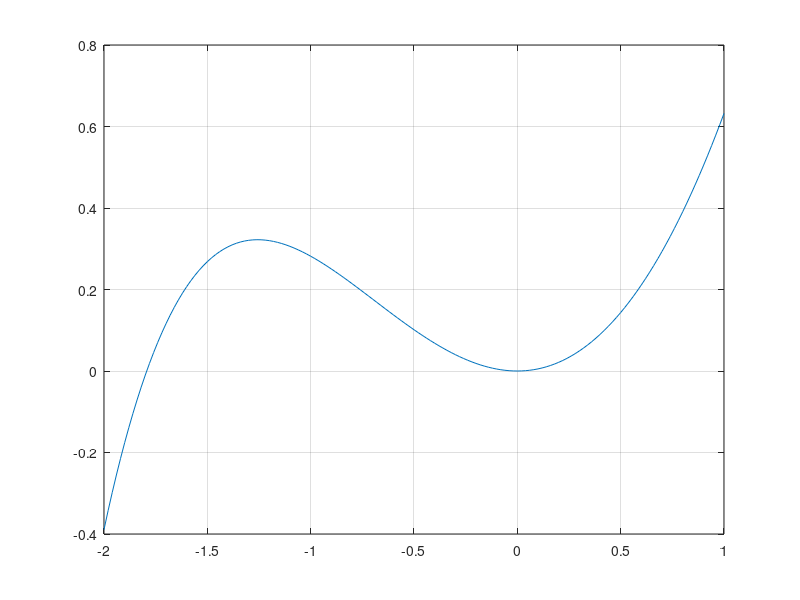

Recreate this plot in MATLAB.
clear all
close all
format short
clc

f=@(x) x.^2-x+1-exp(-x);
fp=@(x) 2.*x+exp(-x)-1;
a=-2 ;
b=1  ;
e=1e-12;
xmesh=[a:0.02:b];

plot(xmesh,f(xmesh))
grid on

options=optimset('TolFun',1e-12,'MaxIter',1000);
xnum=fsolve(f,-2,options);

%   Bisection

ag=-2; bg=-1.5;
midp=(ag+bg)/2;
counter_b=0;
err_b=1;

while abs(err_b)>e
    if f(ag)*f(midp)<0
        bg=midp;
    else
        ag=midp;
    end
    midp=(ag+bg)/2;
    err_b=f(midp);
    counter_b=counter_b+1;
end

Bisection=[counter_b midp err_b]

% Chord

ag=-2;
bg=-1.5;
intg=-1.9;
err_c=1;
counter_Chord=0;

while abs(err_c)>e
    delta=-(bg-ag).*f(intg)/(f(bg)-f(ag));
    z=intg+delta;
    err_c=f(z);
    intg=z;
    counter_Chord=counter_Chord+1;
end

Chord=[counter_Chord,z,err_c]


% Secant

xk=-1.9; xk1=-1.5;
err_s=1;
counter_s=0;

while abs(err_s)>10^-12
     delta_s=-(xk-xk1)*f(xk)/(f(xk)-f(xk1));
     z1=xk+delta_s;
     err_s=f(z1);
     xk1=xk;
     xk=z1;
     counter_s=counter_s+1;
     
end
Secant=[counter_s,z1,err_s]


% Newton
intg=-1.9;
err_n=1;
counter_new=0;

while abs(err_n)>e
    delta_n=-f(intg)/fp(intg);
    z_2=intg+delta_n;
    err_n=f(z_2);
    intg=z_2;
    counter_new=counter_new+1;
end

Newton=[counter_new,z_2,err_n]
    
    
    
    
    
    
    
    
    
    
    
    
    
    
    
    